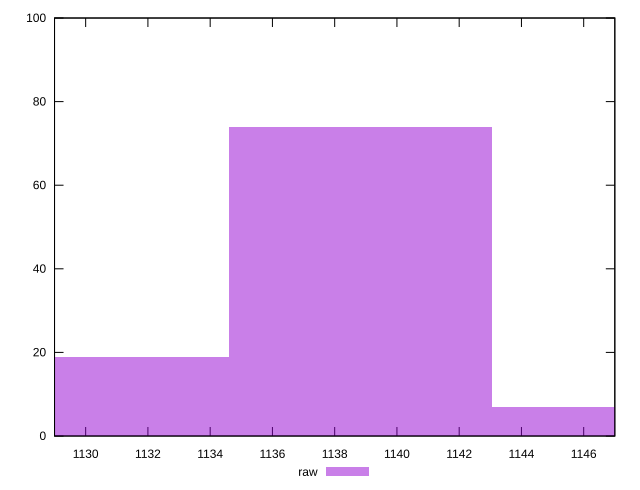

Recreate this plot in gnuplot.
reset

$raw <<EOF
1147.26791584492 7
1138.8321223460603 74
1130.3963288472005 19
EOF

set key outside below
set boxwidth 8.435793498859706
set xrange [1129:1147]
set yrange [0:100]
set trange [0:100]
set style fill transparent solid 0.5 noborder
set terminal svg size 640, 490 enhanced background rgb 'white'
set output "reports/report_00031_2021-02-24T23-18-18.084Z/uses-rel-preload/samples/agenda/raw/histogram.svg"

plot $raw title "raw" with boxes

reset
